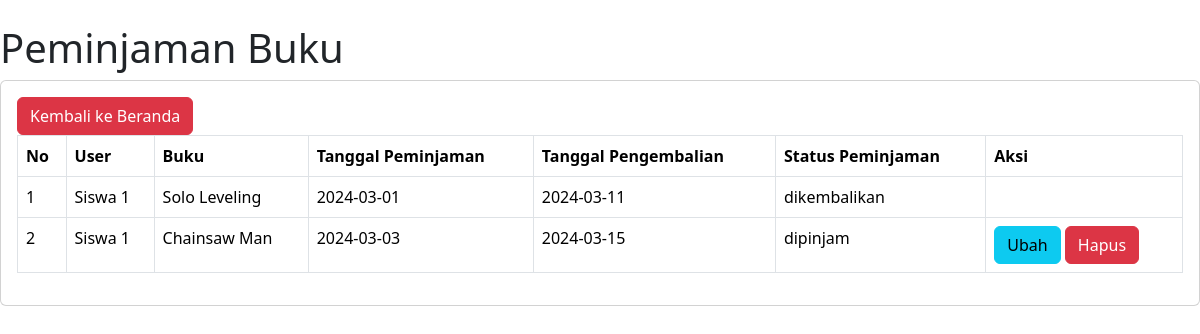
The app's page /perpustakaan/peminjaman.php (signed in) with its own data.
### tables this page shows
CREATE TABLE `peminjaman` (
  `id_peminjaman` int(11) NOT NULL,
  `id_user` int(11) DEFAULT NULL,
  `id_buku` int(11) DEFAULT NULL,
  `tanggal_peminjaman` varchar(255) DEFAULT NULL,
  `tanggal_pengembalian` varchar(255) DEFAULT NULL,
  `status_pengembalian` enum('dipinjam','dikembalikan') DEFAULT NULL
);

CREATE TABLE `user` (
  `id_user` int(11) NOT NULL,
  `nama` varchar(255) DEFAULT NULL,
  `username` varchar(255) DEFAULT NULL,
  `password` varchar(255) DEFAULT NULL,
  `email` varchar(255) DEFAULT NULL,
  `alamat` text DEFAULT NULL,
  `no_telepon` varchar(255) DEFAULT NULL,
  `role` enum('admin','petugas','peminjam') DEFAULT NULL
);

CREATE TABLE `buku` (
  `id_buku` int(11) NOT NULL,
  `id_kategori` int(11) DEFAULT NULL,
  `judul` varchar(255) DEFAULT NULL,
  `gambar` varchar(255) DEFAULT NULL,
  `penulis` varchar(255) DEFAULT NULL,
  `penerbit` varchar(255) DEFAULT NULL,
  `tahun_terbit` varchar(255) DEFAULT NULL,
  `deskripsi` text DEFAULT NULL
);

### perpustakaan/peminjaman.php (the view, shortened to what this page needs)
<?php
include "koneksi.php";
?>
<!doctype html>
<html lang="en">
<head>
    <link href="https://cdn.jsdelivr.net/npm/bootstrap@5.3.3/dist/css/bootstrap.min.css" rel="stylesheet"
>
    <link rel="stylesheet" href="https://cdn.jsdelivr.net/npm/bootstrap-icons@1.11.3/font/bootstrap-icons.min.css">
</head>
<body>
    <h1 class="mt-4">Peminjaman Buku</h1>
    <div class="card">
        <div class="card-body">
            <div class="row">
                <div class="col-md-12">
                    <a href="pengguna.php" class="btn btn-danger">Kembali ke Beranda</a>
                    <table class="table table-bordered" id="dataTable" width="100%" cellspacing="0">
                        <tr>
                            <th>No</th>
                            <th>User</th>
                            <th>Buku</th>
                            <th>Tanggal Peminjaman</th>
                            <th>Tanggal Pengembalian</th>
                            <th>Status Peminjaman</th>
                            <th>Aksi</th>
                        </tr>
                        <?php
                        $i = 1;
                        $query = mysqli_query($koneksi, "SELECT * FROM peminjaman LEFT JOIN user on user.id_user = peminjaman.id_user LEFT JOIN buku on buku.id_buku = peminjaman.id_buku WHERE peminjaman.id_user=" . $_SESSION['user']['id_user']);
                        while ($data = mysqli_fetch_array($query)) {
                            ?>
                            <tr>
                                <td>
                                    <?php echo $i++; ?>
                                </td>
                                <td>
                                    <?php echo $data['nama']; ?>
                                </td>
                                <td>
                                    <?php echo $data['judul']; ?>
                                </td>
                                <td>
                                    <?php echo $data['tanggal_peminjaman']; ?>
                                </td>
                                <td>
                                    <?php echo $data['tanggal_pengembalian']; ?>
                                </td>
                                <td>
                                    <?php echo $data['status_pengembalian']; ?>
                                </td>
                                <td>
                                    <?php
                                    if ($data['status_pengembalian'] != 'dikembalikan') {
                                        ?>
                                        <a href="peminjaman_ubah.php?id=<?php echo $data['id_peminjaman']; ?>"
                                            class="btn btn-info">Ubah</a>
                                        <a onclick="return confirm('Apakah anda yakin  mau hapus?');"
                                            href="peminjaman_hapus.php?id=<?php echo $data['id_peminjaman']; ?>"
                                            class="btn btn-danger">Hapus</a>
                                        <?php
                                    }
                                    ?>
                                </td>
                            </tr>
                            <?php
                        }
                        ?>
                    </table>
                </div>
            </div>
        </div>
    </div>
</body>
</html>

### records on screen
peminjaman: id_user.nama "Siswa 1", id_buku.judul "Solo Leveling", tanggal_peminjaman "2024-03-01", tanggal_pengembalian "2024-03-11", status_pengembalian "dikembalikan"
peminjaman: id_user.nama "Siswa 1", id_buku.judul "Chainsaw Man", tanggal_peminjaman "2024-03-03", tanggal_pengembalian "2024-03-15", status_pengembalian "dipinjam"
